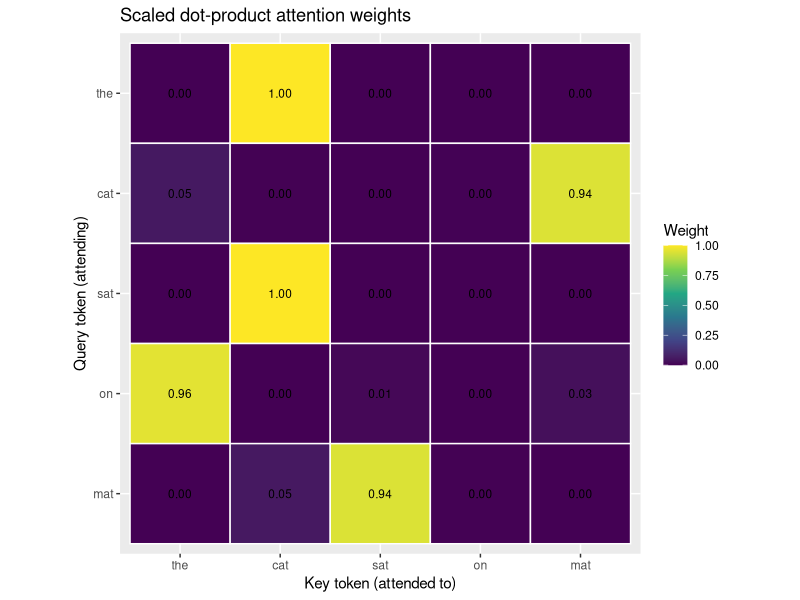

The R script that drew this image:
## ---- chunk 1
#| include: false
suppressPackageStartupMessages(library(tidyverse))
## ---- chunk 2
# Row-wise softmax with the standard max-subtraction trick for numerical safety.
row_softmax <- function(M) {
    M <- M - apply(M, 1, max)        # subtract row max before exponentiating
    E <- exp(M)
    E / rowSums(E)
}

# Scaled dot-product attention.
# Q: n_q x d_k, K: n_k x d_k, V: n_k x d_v
# Returns the output matrix and the attention weight matrix.
scaled_dot_product_attention <- function(Q, K, V, mask = NULL) {
    d_k <- ncol(K)
    scores <- (Q %*% t(K)) / sqrt(d_k)   # n_q x n_k raw similarities, scaled
    if (!is.null(mask)) {
        scores[mask] <- -Inf             # masked positions get -Inf before softmax
    }
    weights <- row_softmax(scores)       # each row sums to 1
    list(output = weights %*% V, weights = weights)
}
## ---- chunk 3
set.seed(2017)

n <- 5    # sequence length
d <- 4    # embedding dimension

tokens <- c("the", "cat", "sat", "on", "mat")

# Random token embeddings standing in for a learned embedding table.
X_tok <- matrix(rnorm(n * d), nrow = n, ncol = d)

# Sinusoidal positional encoding, following the formula in the text.
positional_encoding <- function(n, d) {
    PE <- matrix(0, nrow = n, ncol = d)
    pos <- 0:(n - 1)
    for (i in 0:(d / 2 - 1)) {
        denom <- 10000^(2 * i / d)
        PE[, 2 * i + 1] <- sin(pos / denom)
        PE[, 2 * i + 2] <- cos(pos / denom)
    }
    PE
}

PE <- positional_encoding(n, d)
X  <- X_tok + PE          # inputs carry both content and position
rownames(X) <- tokens
round(X, 3)
## ---- chunk 4
d_k <- 4

W_Q <- matrix(rnorm(d * d_k), d, d_k)
W_K <- matrix(rnorm(d * d_k), d, d_k)
W_V <- matrix(rnorm(d * d_k), d, d_k)

Q <- X %*% W_Q
K <- X %*% W_K
V <- X %*% W_V

attn <- scaled_dot_product_attention(Q, K, V)

A <- attn$weights
rownames(A) <- tokens
colnames(A) <- tokens
round(A, 3)
## ---- chunk 5
rowsum_check <- rowSums(A)
print(round(rowsum_check, 8))
stopifnot(all(abs(rowsum_check - 1) < 1e-8))
cat("All attention rows sum to 1.\n")
## ---- chunk 6
out <- attn$output
rownames(out) <- tokens
colnames(out) <- paste0("dim", seq_len(ncol(out)))

knitr::kable(
    round(out, 3),
    caption = "Self-attention output vectors, one row per input token."
)
## ---- chunk 7
library(ggplot2)

A_df <- expand.grid(query = tokens, key = tokens)
A_df$weight <- as.vector(A)   # column-major matches expand.grid ordering

# Keep token order on the axes instead of alphabetical sorting.
A_df$query <- factor(A_df$query, levels = rev(tokens))
A_df$key   <- factor(A_df$key,   levels = tokens)

ggplot(A_df, aes(x = key, y = query, fill = weight)) +
    geom_tile(color = "white", linewidth = 0.5) +
    geom_text(aes(label = sprintf("%.2f", weight)), size = 3) +
    scale_fill_viridis_c(limits = c(0, 1)) +
    labs(
        x = "Key token (attended to)",
        y = "Query token (attending)",
        fill = "Weight",
        title = "Scaled dot-product attention weights"
    ) +
    coord_fixed()
## ---- chunk 8
multi_head_attention <- function(X, h, d_k, mask = NULL) {
    d <- ncol(X)
    heads <- vector("list", h)
    weights_list <- vector("list", h)
    for (i in seq_len(h)) {
        WQ <- matrix(rnorm(d * d_k), d, d_k)
        WK <- matrix(rnorm(d * d_k), d, d_k)
        WV <- matrix(rnorm(d * d_k), d, d_k)
        a  <- scaled_dot_product_attention(X %*% WQ, X %*% WK, X %*% WV, mask)
        heads[[i]] <- a$output
        weights_list[[i]] <- a$weights
    }
    concat <- do.call(cbind, heads)          # n x (h * d_k)
    W_O <- matrix(rnorm((h * d_k) * d), h * d_k, d)
    list(output = concat %*% W_O, weights = weights_list)
}

set.seed(7)
mha <- multi_head_attention(X, h = 2, d_k = 2)

cat("Head 1 attention rows sum to 1:",
    all(abs(rowSums(mha$weights[[1]]) - 1) < 1e-8), "\n")
cat("Head 2 attention rows sum to 1:",
    all(abs(rowSums(mha$weights[[2]]) - 1) < 1e-8), "\n")

mh_out <- mha$output
rownames(mh_out) <- tokens
colnames(mh_out) <- paste0("dim", seq_len(ncol(mh_out)))
round(mh_out, 3)
## ---- chunk 9
# TRUE where a query (row) should NOT see a key (column): strictly future keys.
causal_mask <- upper.tri(matrix(0, n, n))

masked <- scaled_dot_product_attention(Q, K, V, mask = causal_mask)
Am <- masked$weights
rownames(Am) <- tokens
colnames(Am) <- tokens
round(Am, 3)
